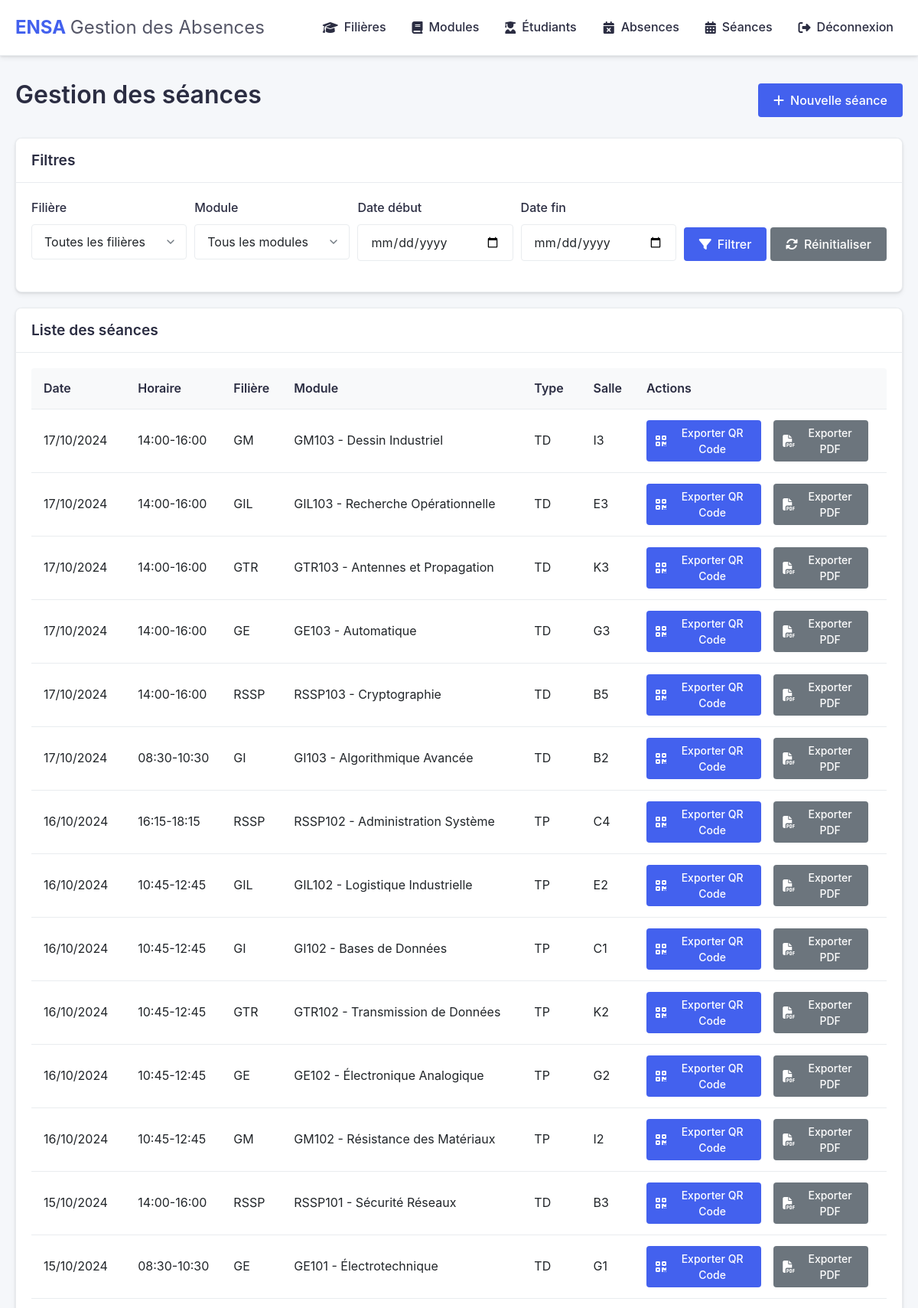
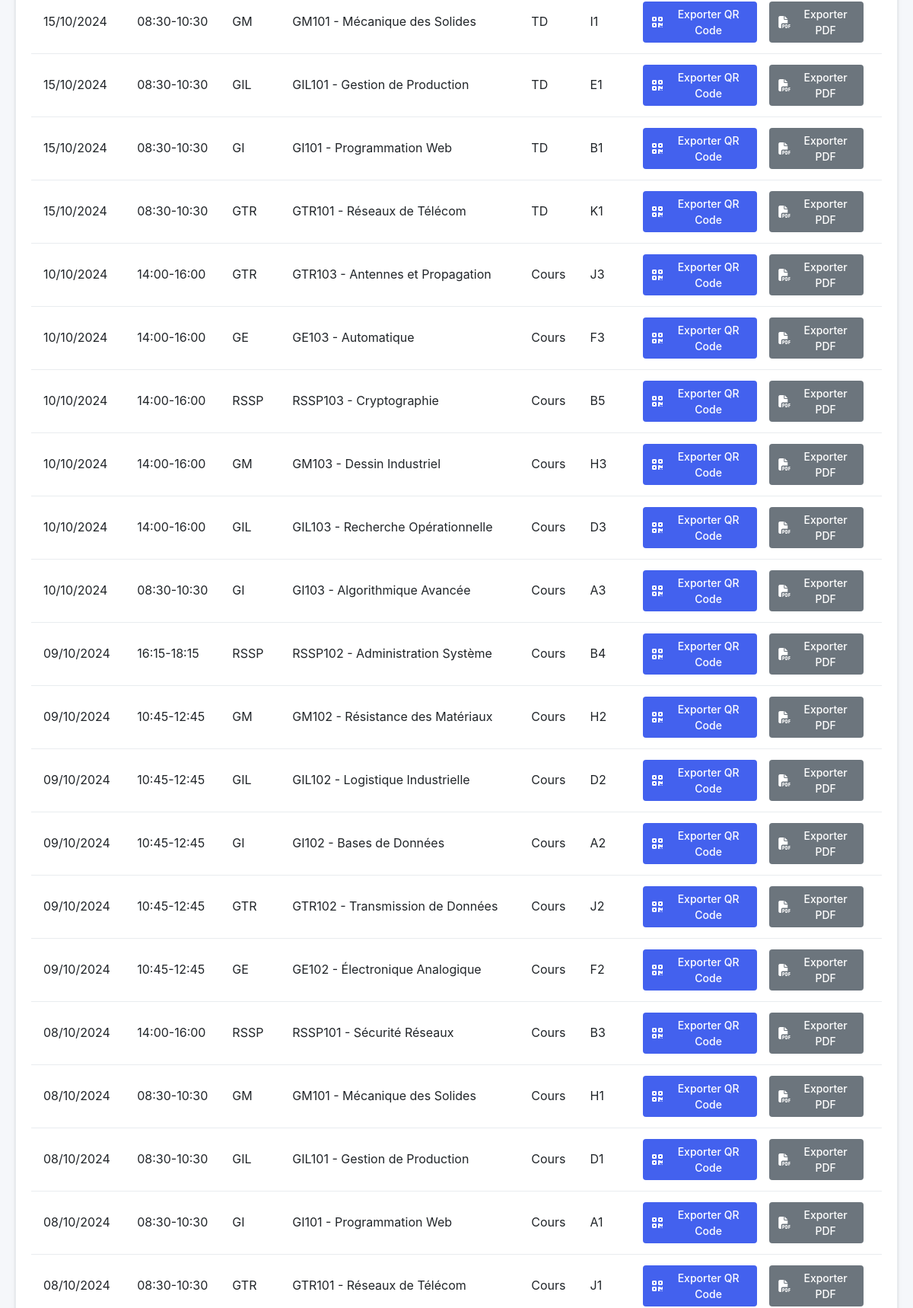
/admin/gestion_seances.php (signed in, upper part), run on the app's committed database (2 pictures, top to bottom).
### tables this page shows
CREATE TABLE IF NOT EXISTS seances (
    id INT AUTO_INCREMENT PRIMARY KEY,
    module_id INT NOT NULL COMMENT 'Module concerné',
    date_seance DATE NOT NULL COMMENT 'Date de la séance',
    heure_debut TIME NOT NULL COMMENT 'Heure de début',
    heure_fin TIME NOT NULL COMMENT 'Heure de fin',
    type_seance ENUM('Cours', 'TD', 'TP') NOT NULL COMMENT 'Type de séance',
    salle VARCHAR(50) COMMENT 'Local où se déroule la séance',
    qr_code VARCHAR(255) UNIQUE COMMENT 'QR code unique pour la séance',
    FOREIGN KEY (module_id) REFERENCES modules(id) ON DELETE CASCADE,
    INDEX idx_seance_module (module_id),
    INDEX idx_seance_date (date_seance)
);

CREATE TABLE IF NOT EXISTS filieres (
    id INT AUTO_INCREMENT PRIMARY KEY,
    code VARCHAR(10) NOT NULL UNIQUE COMMENT 'Code court de la filière (ex: GI)',
    nom VARCHAR(100) NOT NULL COMMENT 'Nom complet de la filière',
    description VARCHAR(500) COMMENT 'Description courte de la filière',
    INDEX idx_filiere_code (code)
);

CREATE TABLE IF NOT EXISTS modules (
    id INT AUTO_INCREMENT PRIMARY KEY,
    code VARCHAR(20) NOT NULL UNIQUE COMMENT 'Code unique du module',
    nom VARCHAR(100) NOT NULL COMMENT 'Nom complet du module',
    filiere_id INT NOT NULL COMMENT 'Référence à la filière parente',
    semestre ENUM('S1', 'S2') NOT NULL COMMENT 'Semestre d\'enseignement',
    FOREIGN KEY (filiere_id) REFERENCES filieres(id) ON DELETE CASCADE,
    INDEX idx_module_filiere (filiere_id)
);

### admin/gestion_seances.php (the view, shortened to what this page needs)
<?php
$filters = [
    'filiere_id' => isset($_GET['filiere_id']) ? (int)$_GET['filiere_id'] : 0,
    'module_id' => isset($_GET['module_id']) ? (int)$_GET['module_id'] : 0,
    'date_debut' => isset($_GET['date_debut']) ? $_GET['date_debut'] : '',
    'date_fin' => isset($_GET['date_fin']) ? $_GET['date_fin'] : ''
];
try {
    $pdo = connect();
    $seance_query = "
        SELECT s.id, s.date_seance, s.heure_debut, s.heure_fin, s.type_seance, s.salle,
               m.code as module_code, m.nom as module_nom,
               f.code as filiere_code, f.nom as filiere_nom
        FROM seances s
        JOIN modules m ON s.module_id = m.id
        JOIN filieres f ON m.filiere_id = f.id
        WHERE 1=1
    ";
    $seance_params = [];
    $seance_query .= " ORDER BY s.date_seance DESC, s.heure_debut DESC";
    $stmt = $pdo->prepare($seance_query);
    $stmt->execute($seance_params);
    $seances = $stmt->fetchAll();
} catch (PDOException $e) {
    $_SESSION['error'] = 'Une erreur est survenue lors du chargement des données.';
    error_log("PDO Error in gestion_seances: " . $e->getMessage());
}
include '../includes/header.php';
?>
<div class="flex justify-between align-center mb-20">
    <h1>Gestion des séances</h1>
    <button id="showFormBtn" class="btn">
        <i class="fas fa-plus"></i> Nouvelle séance
    </button>
</div>
<div class="card mb-20">
    <div class="card-header">
        <h2>Filtres</h2>
    </div>
    <div class="card-body">
        <form method="get" class="flex gap-10" style="flex-wrap: wrap;">
            <div class="form-group" style="flex: 1; min-width: 200px;">
                <label for="filiere_id">Filière</label>
                <select class="form-select" id="filiere_id" name="filiere_id">
                    <option value="">Toutes les filières</option>
                </select>
            </div>
            <div class="form-group" style="flex: 1; min-width: 200px;">
                <label for="module_id">Module</label>
                <select class="form-select" id="module_id" name="module_id">
                    <option value="">Tous les modules</option>
                </select>
            </div>
            <div class="form-group" style="flex: 1; min-width: 150px;">
                <label for="date_debut">Date début</label>
                <input type="date" class="form-control" id="date_debut" name="date_debut"
                       value="<?= htmlspecialchars($filters['date_debut']) ?>">
            </div>
            <div class="form-group" style="flex: 1; min-width: 150px;">
                <label for="date_fin">Date fin</label>
                <input type="date" class="form-control" id="date_fin" name="date_fin"
                       value="<?= htmlspecialchars($filters['date_fin']) ?>">
            </div>
            <div class="form-group" style="align-self: flex-end;">
                <button type="submit" class="btn">
                    <i class="fas fa-filter"></i> Filtrer
                </button>
                <a href="gestion_seances.php" class="btn btn-secondary">
                    <i class="fas fa-sync-alt"></i> Réinitialiser
                </a>
            </div>
        </form>
    </div>
</div>
<div class="card">
    <div class="card-header">
        <h2>Liste des séances</h2>
    </div>
    <div class="card-body">
        <?php if (empty($seances)): ?>
            <div class="alert alert-info">
                <i class="fas fa-info-circle"></i> Aucune séance trouvée avec les critères sélectionnés.
            </div>
        <?php else: ?>
            <div class="table-responsive">
                <table class="table">
                    <thead>
                        <tr>
                            <th>Date</th>
                            <th>Horaire</th>
                            <th>Filière</th>
                            <th>Module</th>
                            <th>Type</th>
                            <th>Salle</th>
                            <th>Actions</th>
                        </tr>
                    </thead>
                    <tbody>
                        <?php foreach ($seances as $seance): ?>
                            <tr>
                                <td><?= date('d/m/Y', strtotime($seance['date_seance'])) ?></td>
                                <td><?= date('H:i', strtotime($seance['heure_debut'])) ?>-<?= date('H:i', strtotime($seance['heure_fin'])) ?></td>
                                <td><?= htmlspecialchars($seance['filiere_code']) ?></td>
                                <td><?= htmlspecialchars($seance['module_code'] . ' - ' . $seance['module_nom']) ?></td>
                                <td><?= htmlspecialchars($seance['type_seance']) ?></td>
                                <td><?= htmlspecialchars($seance['salle']) ?></td>
                                <td class="table-actions">
                                    <a href="export_qr_code.php?seance_id=<?= $seance['id'] ?>" class="btn btn-sm btn-primary">
                                        <i class="fas fa-qrcode"></i> Exporter QR Code
                                    </a>
                                    <a href="export_seance_pdf.php?seance_id=<?= $seance['id'] ?>" class="btn btn-sm btn-secondary">
                                        <i class="fas fa-file-pdf"></i> Exporter PDF
                                    </a>
                                </td>
                            </tr>
                        <?php endforeach; ?>
                    </tbody>
                </table>
            </div>
        <?php endif; ?>
    </div>
</div>
<?php include '../includes/footer.php'; ?>

### assets/css/styles.css (style rules this page uses)
:root { --primary-color: #4361ee; --primary-dark: #3a56d4; --primary-light: #eef2ff; --secondary-color: #2b2d42; --success-color: #2ec4b6; --danger-color: #e63946; --warning-color: #ff9f1c; --info-color: #4cc9f0; --light-color: #f8f9fa; --dark-color: #212529; --gray-color: #6c757d; --gray-light: #e9ecef; --white-color: #ffffff; --shadow: 0 4px 6px rgba(0, 0, 0, 0.05), 0 1px 3px rgba(0, 0, 0, 0.1); --shadow-lg: 0 10px 15px -3px rgba(0, 0, 0, 0.1), 0 4px 6px -2px rgba(0, 0, 0, 0.05); --border-radius: 8px; --border-radius-sm: 4px; --border-radius-lg: 12px; --transition: all 0.3s ease; --font-family: "Poppins", -apple-system, BlinkMacSystemFont, "Segoe UI", Roboto, Oxygen, Ubuntu, Cantarell, "Open Sans", "Helvetica Neue", sans-serif; }
* { margin: 0; padding: 0; box-sizing: border-box; }
body { font-family: var(--font-family); line-height: 1.6; color: var(--dark-color); background-color: #f5f7fa; font-size: 16px; }
h1, h2, h3, h4, h5, h6 { font-weight: 600; line-height: 1.3; margin-bottom: 0.5em; color: var(--secondary-color); }
h1 { font-size: 2rem; margin-bottom: 1rem; }
h2 { font-size: 1.5rem; }
a { color: var(--primary-color); text-decoration: none; transition: var(--transition); }
.card { background-color: var(--white-color); border-radius: var(--border-radius); box-shadow: var(--shadow); margin-bottom: 24px; overflow: hidden; border: 1px solid var(--gray-light); transition: var(--transition); }
.card-header { padding: 16px 20px; background-color: var(--white-color); border-bottom: 1px solid var(--gray-light); display: flex; justify-content: space-between; align-items: center; }
.card-header h2 { font-size: 1.2rem; color: var(--secondary-color); margin: 0; }
.card-body { padding: 20px; }
.form-group { margin-bottom: 20px; }
.form-group label { display: block; margin-bottom: 8px; font-weight: 500; color: var(--secondary-color); }
.form-control { width: 100%; padding: 12px 16px; border: 1px solid var(--gray-light); border-radius: var(--border-radius-sm); font-size: 1rem; transition: var(--transition); background-color: var(--white-color); color: var(--dark-color); font-family: var(--font-family); }
.form-select { width: 100%; padding: 12px 16px; border: 1px solid var(--gray-light); border-radius: var(--border-radius-sm); font-size: 1rem; transition: var(--transition); background-color: var(--white-color); color: var(--dark-color); appearance: none; background-repeat: no-repeat; background-position: right 12px center; background-size: 16px; padding-right: 40px; font-family: var(--font-family); }
.btn { display: inline-flex; align-items: center; justify-content: center; padding: 10px 20px; background-color: var(--primary-color); color: var(--white-color); border: none; border-radius: var(--border-radius-sm); cursor: pointer; text-decoration: none; font-size: 1rem; font-weight: 500; transition: var(--transition); text-align: center; line-height: 1.5; gap: 8px; font-family: var(--font-family); }
.btn i { font-size: 1rem; }
.btn-sm { padding: 6px 12px; font-size: 0.875rem; }
.btn-secondary { background-color: var(--gray-color); }
.table { width: 100%; border-collapse: separate; border-spacing: 0; margin-bottom: 20px; border-radius: var(--border-radius-sm); overflow: hidden; }
.table th, .table td { padding: 14px 16px; text-align: left; border-bottom: 1px solid var(--gray-light); }
.table th { background-color: var(--light-color); font-weight: 600; color: var(--secondary-color); white-space: nowrap; }
.table-actions { display: flex; gap: 8px; }
.table-actions a { margin-right: 8px; }
.mb-20 { margin-bottom: 20px; }
.flex { display: flex; }
.justify-between { justify-content: space-between; }
.align-center { align-items: center; }
.gap-10 { gap: 10px; }
input[type="date"] { padding: 12px 16px; border: 1px solid var(--gray-light); border-radius: var(--border-radius-sm); font-family: var(--font-family); width: 100%; }
.card { animation: fadeIn 0.3s ease-out; }

### data on the page
seances: date_seance "17/10/2024", heure_debut "14:00", heure_fin "16:00", filieres.code "GM", module.nom "GM103 - Dessin Industriel", type_seance "TD", salle "I3"
seances: date_seance "17/10/2024", heure_debut "14:00", heure_fin "16:00", filieres.code "GIL", module.nom "GIL103 - Recherche Opérationnelle", type_seance "TD", salle "E3"
seances: date_seance "17/10/2024", heure_debut "14:00", heure_fin "16:00", filieres.code "GTR", module.nom "GTR103 - Antennes et Propagation", type_seance "TD", salle "K3"
seances: date_seance "17/10/2024", heure_debut "14:00", heure_fin "16:00", filieres.code "GE", module.nom "GE103 - Automatique", type_seance "TD", salle "G3"
seances: date_seance "17/10/2024", heure_debut "14:00", heure_fin "16:00", filieres.code "RSSP", module.nom "RSSP103 - Cryptographie", type_seance "TD", salle "B5"
seances: date_seance "17/10/2024", heure_debut "08:30", heure_fin "10:30", filieres.code "GI", module.nom "GI103 - Algorithmique Avancée", type_seance "TD", salle "B2"
seances: date_seance "16/10/2024", heure_debut "16:15", heure_fin "18:15", filieres.code "RSSP", module.nom "RSSP102 - Administration Système", type_seance "TP", salle "C4"
seances: date_seance "16/10/2024", heure_debut "10:45", heure_fin "12:45", filieres.code "GIL", module.nom "GIL102 - Logistique Industrielle", type_seance "TP", salle "E2"
seances: date_seance "16/10/2024", heure_debut "10:45", heure_fin "12:45", filieres.code "GI", module.nom "GI102 - Bases de Données", type_seance "TP", salle "C1"
seances: date_seance "16/10/2024", heure_debut "10:45", heure_fin "12:45", filieres.code "GTR", module.nom "GTR102 - Transmission de Données", type_seance "TP", salle "K2"
seances: date_seance "16/10/2024", heure_debut "10:45", heure_fin "12:45", filieres.code "GE", module.nom "GE102 - Électronique Analogique", type_seance "TP", salle "G2"
seances: date_seance "16/10/2024", heure_debut "10:45", heure_fin "12:45", filieres.code "GM", module.nom "GM102 - Résistance des Matériaux", type_seance "TP", salle "I2"
seances: date_seance "15/10/2024", heure_debut "14:00", heure_fin "16:00", filieres.code "RSSP", module.nom "RSSP101 - Sécurité Réseaux", type_seance "TD", salle "B3"
seances: date_seance "15/10/2024", heure_debut "08:30", heure_fin "10:30", filieres.code "GE", module.nom "GE101 - Électrotechnique", type_seance "TD", salle "G1"
seances: date_seance "15/10/2024", heure_debut "08:30", heure_fin "10:30", filieres.code "GM", module.nom "GM101 - Mécanique des Solides", type_seance "TD", salle "I1"
seances: date_seance "15/10/2024", heure_debut "08:30", heure_fin "10:30", filieres.code "GIL", module.nom "GIL101 - Gestion de Production", type_seance "TD", salle "E1"
seances: date_seance "15/10/2024", heure_debut "08:30", heure_fin "10:30", filieres.code "GI", module.nom "GI101 - Programmation Web", type_seance "TD", salle "B1"
seances: date_seance "15/10/2024", heure_debut "08:30", heure_fin "10:30", filieres.code "GTR", module.nom "GTR101 - Réseaux de Télécom", type_seance "TD", salle "K1"
seances: date_seance "10/10/2024", heure_debut "14:00", heure_fin "16:00", filieres.code "GTR", module.nom "GTR103 - Antennes et Propagation", type_seance "Cours", salle "J3"
seances: date_seance "10/10/2024", heure_debut "14:00", heure_fin "16:00", filieres.code "GE", module.nom "GE103 - Automatique", type_seance "Cours", salle "F3"
seances: date_seance "10/10/2024", heure_debut "14:00", heure_fin "16:00", filieres.code "RSSP", module.nom "RSSP103 - Cryptographie", type_seance "Cours", salle "B5"
seances: date_seance "10/10/2024", heure_debut "14:00", heure_fin "16:00", filieres.code "GM", module.nom "GM103 - Dessin Industriel", type_seance "Cours", salle "H3"
seances: date_seance "10/10/2024", heure_debut "14:00", heure_fin "16:00", filieres.code "GIL", module.nom "GIL103 - Recherche Opérationnelle", type_seance "Cours", salle "D3"
seances: date_seance "10/10/2024", heure_debut "08:30", heure_fin "10:30", filieres.code "GI", module.nom "GI103 - Algorithmique Avancée", type_seance "Cours", salle "A3"
seances: date_seance "09/10/2024", heure_debut "16:15", heure_fin "18:15", filieres.code "RSSP", module.nom "RSSP102 - Administration Système", type_seance "Cours", salle "B4"
seances: date_seance "09/10/2024", heure_debut "10:45", heure_fin "12:45", filieres.code "GM", module.nom "GM102 - Résistance des Matériaux", type_seance "Cours", salle "H2"
seances: date_seance "09/10/2024", heure_debut "10:45", heure_fin "12:45", filieres.code "GIL", module.nom "GIL102 - Logistique Industrielle", type_seance "Cours", salle "D2"
seances: date_seance "09/10/2024", heure_debut "10:45", heure_fin "12:45", filieres.code "GI", module.nom "GI102 - Bases de Données", type_seance "Cours", salle "A2"
seances: date_seance "09/10/2024", heure_debut "10:45", heure_fin "12:45", filieres.code "GTR", module.nom "GTR102 - Transmission de Données", type_seance "Cours", salle "J2"
seances: date_seance "09/10/2024", heure_debut "10:45", heure_fin "12:45", filieres.code "GE", module.nom "GE102 - Électronique Analogique", type_seance "Cours", salle "F2"
seances: date_seance "08/10/2024", heure_debut "14:00", heure_fin "16:00", filieres.code "RSSP", module.nom "RSSP101 - Sécurité Réseaux", type_seance "Cours", salle "B3"
seances: date_seance "08/10/2024", heure_debut "08:30", heure_fin "10:30", filieres.code "GM", module.nom "GM101 - Mécanique des Solides", type_seance "Cours", salle "H1"
seances: date_seance "08/10/2024", heure_debut "08:30", heure_fin "10:30", filieres.code "GIL", module.nom "GIL101 - Gestion de Production", type_seance "Cours", salle "D1"
seances: date_seance "08/10/2024", heure_debut "08:30", heure_fin "10:30", filieres.code "GI", module.nom "GI101 - Programmation Web", type_seance "Cours", salle "A1"
seances: date_seance "08/10/2024", heure_debut "08:30", heure_fin "10:30", filieres.code "GTR", module.nom "GTR101 - Réseaux de Télécom", type_seance "Cours", salle "J1"
